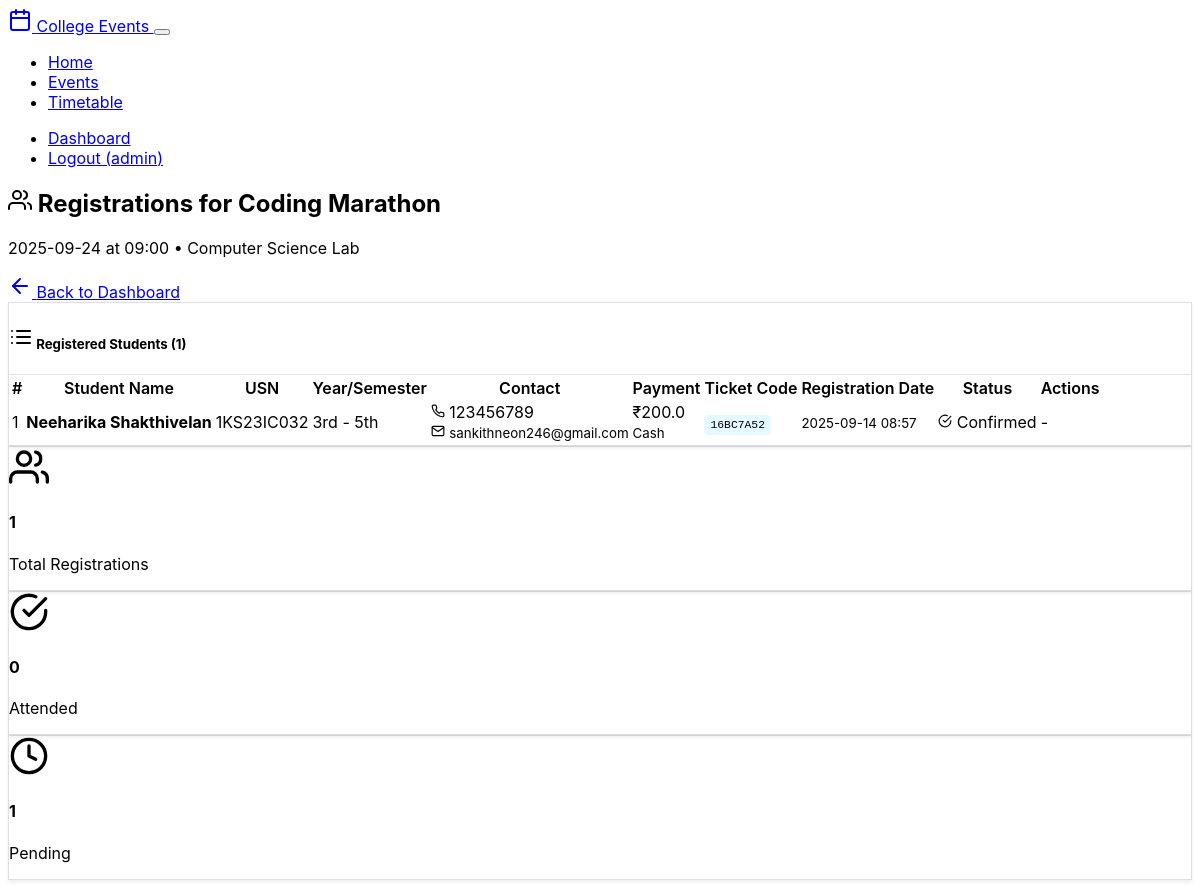
The app's page /admin/event/2/registrations (signed in), older data.
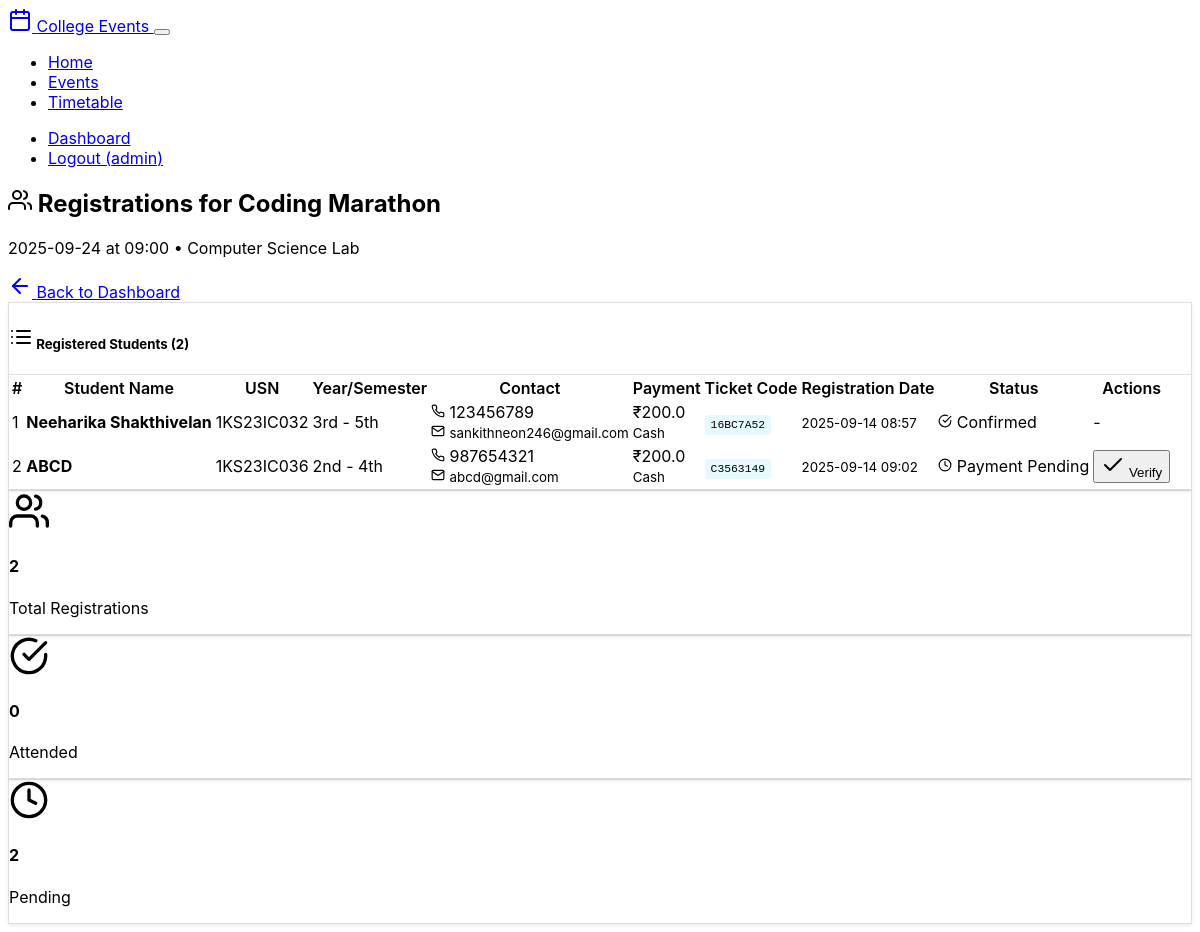
The same page, newer data.
### app.py (models this page shows, shortened)
class Event(db.Model):
    id = db.Column(db.Integer, primary_key=True)
    name = db.Column(db.String(200), nullable=False)
    description = db.Column(db.Text, nullable=False)
    rules = db.Column(db.Text, nullable=False)
    prize = db.Column(db.String(100), nullable=False)
    registration_fee = db.Column(db.Float, nullable=False, default=0.0)
    date = db.Column(db.String(20), nullable=False)
    time = db.Column(db.String(20), nullable=False)
    venue = db.Column(db.String(200), nullable=False)
    lead_name = db.Column(db.String(100), nullable=False)
    lead_phone = db.Column(db.String(15), nullable=False)
    created_at = db.Column(db.DateTime, default=datetime.utcnow)

class Registration(db.Model):
    id = db.Column(db.Integer, primary_key=True)
    student_id = db.Column(db.Integer, db.ForeignKey('student.id'), nullable=False)
    event_id = db.Column(db.Integer, db.ForeignKey('event.id'), nullable=False)
    payment_id = db.Column(db.Integer, db.ForeignKey('payment.id'), nullable=False)
    ticket_code = db.Column(db.String(20), unique=True, nullable=False)
    blockchain_hash = db.Column(db.String(64), nullable=False)
    registration_status = db.Column(db.String(20), default='pending')  # 'pending', 'confirmed', 'cancelled'
    registered_at = db.Column(db.DateTime, default=datetime.utcnow)
    student = db.relationship('Student', backref=db.backref('registrations', lazy=True))
    event = db.relationship('Event', backref=db.backref('registrations', lazy=True))
    payment = db.relationship('Payment', backref=db.backref('registration', uselist=False, lazy=True))

class Student(db.Model):
    id = db.Column(db.Integer, primary_key=True)
    name = db.Column(db.String(100), nullable=False)
    usn = db.Column(db.String(20), unique=True, nullable=False)
    year = db.Column(db.String(10), nullable=False)
    semester = db.Column(db.String(10), nullable=False)
    phone = db.Column(db.String(15), nullable=False)
    email = db.Column(db.String(100), nullable=False)
    created_at = db.Column(db.DateTime, default=datetime.utcnow)

class Payment(db.Model):
    id = db.Column(db.Integer, primary_key=True)
    payment_method = db.Column(db.String(20), nullable=False)  # 'online' or 'cash'
    transaction_id = db.Column(db.String(100))  # For online payments
    amount = db.Column(db.Float, nullable=False)
    payment_status = db.Column(db.String(20), default='pending')  # 'pending', 'verified', 'failed'
    payment_date = db.Column(db.DateTime, default=datetime.utcnow)
    verified_by_admin = db.Column(db.Integer, db.ForeignKey('admin.id'))
    verified_at = db.Column(db.DateTime)

### app.py (the view)
@app.route('/admin/event/<int:event_id>/registrations')
def event_registrations(event_id):
    if 'admin_id' not in session:
        flash('Please login to access this page', 'error')
        return redirect(url_for('admin_login'))
    event = Event.query.get_or_404(event_id)
    registrations = db.session.query(Registration, Student, Payment).join(Student).join(Payment).filter(Registration.event_id == event_id).all()
    return render_template('event_registrations.html', event=event, registrations=registrations)

### templates/event_registrations.html (shortened to what this page needs)
{% extends "base.html" %}
{% block content %}
<div class="d-flex justify-content-between align-items-center mb-4">
    <div>
        <h2>
            <i data-feather="users" class="me-2"></i>
            Registrations for {{ event.name }}
        </h2>
        <p class="text-muted mb-0">{{ event.date }} at {{ event.time }} • {{ event.venue }}</p>
    </div>
    <a href="{{ url_for('admin_dashboard') }}" class="btn btn-secondary">
        <i data-feather="arrow-left" class="me-2"></i>
        Back to Dashboard
    </a>
</div>
<div class="card">
    <div class="card-header">
        <h5 class="card-title mb-0">
            <i data-feather="list" class="me-2"></i>
            Registered Students ({{ registrations|length }})
        </h5>
    </div>
    <div class="card-body">
        {% if registrations %}
        <div class="table-responsive">
            <table class="table table-hover">
                <thead>
                    <tr>
                        <th>#</th>
                        <th>Student Name</th>
                        <th>USN</th>
                        <th>Year/Semester</th>
                        <th>Contact</th>
                        <th>Payment</th>
                        <th>Ticket Code</th>
                        <th>Registration Date</th>
                        <th>Status</th>
                        <th>Actions</th>
                    </tr>
                </thead>
                <tbody>
                    {% for registration, student, payment in registrations %}
                    <tr>
                        <td>{{ loop.index }}</td>
                        <td>
                            <strong>{{ student.name }}</strong>
                        </td>
                        <td>
                            <span class="badge bg-primary">{{ student.usn }}</span>
                        </td>
                        <td>{{ student.year }} - {{ student.semester }}</td>
                        <td>
                            <div>
                                <i data-feather="phone" width="14" height="14" class="me-1"></i>
                                {{ student.phone }}
                            </div>
                            <div>
                                <i data-feather="mail" width="14" height="14" class="me-1"></i>
                                <small class="text-muted">{{ student.email }}</small>
                            </div>
                        </td>
                        <td>
                            {% if payment.amount == 0 %}
                            <span class="badge bg-success">FREE</span>
                            {% else %}
                            <div>₹{{ payment.amount }}</div>
                            <small class="text-muted">{{ payment.payment_method.title() }}</small>
                            </div>
                            {% endif %}
                        <td>
                            <code class="text-info">{{ registration.ticket_code }}</code>
                        </td>
                        <td>
                            <small>{{ registration.registered_at.strftime('%Y-%m-%d %H:%M') }}</small>
                        </td>
                        <td>
                            {% if registration.attendance %}
                            <span class="badge bg-success">
                                <i data-feather="check" width="14" height="14" class="me-1"></i>
                                Present
                            </span>
                            <br>
                            <small class="text-muted">{{ registration.attendance[0].marked_at.strftime('%Y-%m-%d %H:%M') }}</small>
                            {% elif payment.payment_status == 'verified' %}
                            <span class="badge bg-info">
                                <i data-feather="check-circle" width="14" height="14" class="me-1"></i>
                                Confirmed
                            </span>
                            {% elif payment.payment_status == 'pending' %}
                            <span class="badge bg-warning">
                                <i data-feather="clock" width="14" height="14" class="me-1"></i>
                                Payment Pending
                            </span>
                            {% else %}
                            <span class="badge bg-secondary">
                                <i data-feather="help-circle" width="14" height="14" class="me-1"></i>
                                Unknown
                            </span>
                            {% endif %}
                        </td>
                        <td>
                            {% if payment.payment_status == 'pending' and payment.payment_method == 'cash' %}
                            <form method="POST" action="{{ url_for('verify_payment', payment_id=payment.id) }}" class="d-inline">
                                <button type="submit" class="btn btn-sm btn-success"
                                        onclick="return confirm('Confirm cash payment of ₹{{ payment.amount }} received from {{ student.name }}?')">
                                    <i data-feather="check"></i>
                                    Verify
                                </button>
                            </form>
                            {% else %}
                            <span class="text-muted">-</span>
                            {% endif %}
                        </td>
                    {% endfor %}
        </div>
        {% else %}
        <div class="text-center py-4">
            <i data-feather="user-x" width="64" height="64" class="text-muted mb-3"></i>
            <h5 class="text-muted">No Registrations Yet</h5>
            <p class="text-muted">Students haven't registered for this event yet.</p>
        </div>
        {% endif %}
    </div>
{% if registrations %}
<div class="row mt-4">
    <div class="col-md-4">
        <div class="card text-center">
            <div class="card-body">
                <i data-feather="users" width="40" height="40" class="text-primary mb-2"></i>
                <h4>{{ registrations|length }}</h4>
                <p class="text-muted mb-0">Total Registrations</p>
            </div>
        </div>
    </div>
    <div class="col-md-4">
        <div class="card text-center">
            <div class="card-body">
                <i data-feather="check-circle" width="40" height="40" class="text-success mb-2"></i>
                <h4>{{ registrations | selectattr('0.attendance') | list | length }}</h4>
                <p class="text-muted mb-0">Attended</p>
            </div>
        </div>
    </div>
    <div class="col-md-4">
        <div class="card text-center">
            <div class="card-body">
                <i data-feather="clock" width="40" height="40" class="text-warning mb-2"></i>
                <h4>{{ registrations | rejectattr('0.attendance') | list | length }}</h4>
                <p class="text-muted mb-0">Pending</p>
            </div>
        </div>
    </div>
</div>
{% endif %}
{% endblock %}

### templates/base.html (shortened to what this page needs)
<!DOCTYPE html>
<html lang="en" data-bs-theme="dark">
<head>
    <link href="https://cdn.replit.com/agent/bootstrap-agent-dark-theme.min.css" rel="stylesheet">
    <link href="https://cdnjs.cloudflare.com/ajax/libs/feather-icons/4.28.0/feather.min.css" rel="stylesheet">
    <link rel="stylesheet" href="{{ url_for('static', filename='style.css') }}">
</head>
<body>
    <nav class="navbar navbar-expand-lg navbar-dark bg-dark">
        <div class="container">
            <a class="navbar-brand" href="{{ url_for('index') }}">
                <i data-feather="calendar" class="me-2"></i>
                College Events
            </a>
            <button class="navbar-toggler" type="button" data-bs-toggle="collapse" data-bs-target="#navbarNav">
            </button>
            <div class="collapse navbar-collapse" id="navbarNav">
                <ul class="navbar-nav me-auto">
                    <li class="nav-item">
                        <a class="nav-link" href="{{ url_for('index') }}">Home</a>
                    </li>
                    <li class="nav-item">
                        <a class="nav-link" href="{{ url_for('events') }}">Events</a>
                    </li>
                    <li class="nav-item">
                        <a class="nav-link" href="{{ url_for('timetable') }}">Timetable</a>
                    </li>
                </ul>
                <ul class="navbar-nav">
                    {% if session.admin_id %}
                    <li class="nav-item">
                        <a class="nav-link" href="{{ url_for('admin_dashboard') }}">Dashboard</a>
                    </li>
                    <li class="nav-item">
                        <a class="nav-link" href="{{ url_for('admin_logout') }}">Logout ({{ session.admin_username }})</a>
                    </li>
                    {% else %}
                    <li class="nav-item">
                        <a class="nav-link" href="{{ url_for('admin_login') }}">Admin Login</a>
                    </li>
                    {% endif %}
                </ul>
            </div>
        </div>
    </nav>
    <main class="container my-4">
        {% block content %}{% endblock %}
    </main>
</body>
</html>

### static/style.css (style rules this page uses)
body { font-family: -apple-system, BlinkMacSystemFont, 'Segoe UI', Roboto, sans-serif; }
.card { box-shadow: 0 0.125rem 0.25rem rgba(0, 0, 0, 0.075); border: 1px solid rgba(0, 0, 0, 0.125); }
.card-header { background-color: var(--bs-gray-100); border-bottom: 1px solid rgba(0, 0, 0, 0.125); }
.table th { border-top: none; font-weight: 600; color: var(--bs-gray-800); background-color: var(--bs-gray-50); }
code { color: var(--bs-info); background-color: rgba(13, 202, 240, 0.1); padding: 0.25rem 0.375rem; border-radius: 0.25rem; font-size: 0.875em; }
[data-bs-theme="dark"] .card-header { background-color: var(--bs-gray-800); }
[data-bs-theme="dark"] .table th { background-color: var(--bs-gray-800); color: var(--bs-gray-200); }
.btn { transition: all 0.2s ease-in-out; }
.card { transition: transform 0.2s ease-in-out; }

Row changes from the older to the newer data that the page shows:
added Registration: name "ABCD", usn "1KS23IC036", year "2nd", semester "4th", phone "987654321", email "abcd@gmail.com", amount "200.0", payment_method "Cash", ticket_code "C3563149", registered_at "2025-09-14 09:02", shows "Payment Pending"
Text that changed along with them:
{{ registrations|length }}: "1" → "2"
{{ registrations | rejectattr('0.attendance') | list | length }}: "1" → "2"
